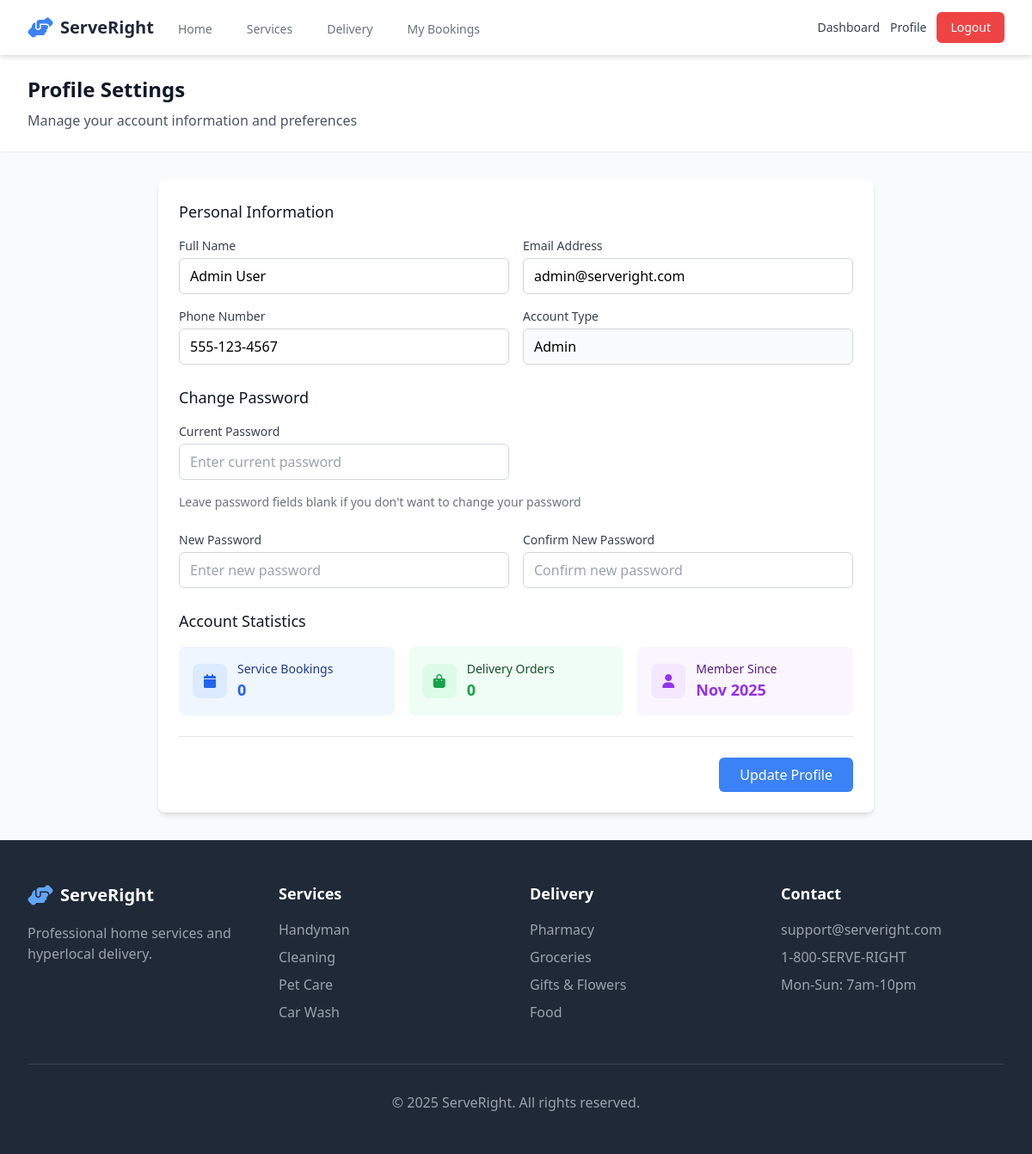
The app's page /profile.php (signed in) with its own data.
### tables this page shows
CREATE TABLE users (
    id INT AUTO_INCREMENT PRIMARY KEY,
    full_name VARCHAR(100) NOT NULL,
    email VARCHAR(100) UNIQUE NOT NULL,
    phone VARCHAR(20),
    password VARCHAR(255) NOT NULL,
    user_type ENUM('customer', 'admin') DEFAULT 'customer',
    created_at TIMESTAMP DEFAULT CURRENT_TIMESTAMP
);

### profile.php (the view, shortened to what this page needs)
<?php
$user_id = $_SESSION['user_id'];
$conn = get_db_connection();
$sql = "SELECT * FROM users WHERE id = ?";
$stmt = mysqli_prepare($conn, $sql);
mysqli_stmt_bind_param($stmt, "i", $user_id);
mysqli_stmt_execute($stmt);
$user = mysqli_stmt_get_result($stmt)->fetch_assoc();
?>
<!DOCTYPE html>
<html lang="en">
<head>
    <script src="https://cdn.tailwindcss.com"></script>
    <link rel="stylesheet" href="https://cdnjs.cloudflare.com/ajax/libs/font-awesome/6.4.0/css/all.min.css">
</head>
<body class="bg-gray-50">
    <?php include 'navigation.php'; ?>
    <section class="bg-white shadow-sm">
        <div class="max-w-7xl mx-auto px-4 sm:px-6 lg:px-8 py-6">
            <h1 class="text-2xl font-bold text-gray-900">Profile Settings</h1>
            <p class="text-gray-600 mt-2">Manage your account information and preferences</p>
        </div>
    </section>
    <section class="py-8">
        <div class="max-w-4xl mx-auto px-4 sm:px-6 lg:px-8">
            <div class="bg-white rounded-lg shadow-md p-6">
                <form method="POST" class="space-y-6">
                    <div>
                        <h3 class="text-lg font-medium text-gray-900 mb-4">Personal Information</h3>
                        <div class="grid grid-cols-1 md:grid-cols-2 gap-4">
                            <div>
                                <label for="full_name" class="block text-sm font-medium text-gray-700 mb-1">Full Name</label>
                                <input type="text" id="full_name" name="full_name" required
                                       value="<?php echo htmlspecialchars($user['full_name']); ?>"
                                       class="w-full px-3 py-2 border border-gray-300 rounded-md focus:ring-blue-500 focus:border-blue-500">
                            </div>
                            <div>
                                <label for="email" class="block text-sm font-medium text-gray-700 mb-1">Email Address</label>
                                <input type="email" id="email" name="email" required
                                       value="<?php echo htmlspecialchars($user['email']); ?>"
                                       class="w-full px-3 py-2 border border-gray-300 rounded-md focus:ring-blue-500 focus:border-blue-500">
                            </div>
                            <div>
                                <label for="phone" class="block text-sm font-medium text-gray-700 mb-1">Phone Number</label>
                                <input type="tel" id="phone" name="phone"
                                       value="<?php echo htmlspecialchars($user['phone']); ?>"
                                       class="w-full px-3 py-2 border border-gray-300 rounded-md focus:ring-blue-500 focus:border-blue-500">
                            </div>
                            <div>
                                <label class="block text-sm font-medium text-gray-700 mb-1">Account Type</label>
                                <input type="text" value="<?php echo ucfirst($user['user_type']); ?>"
                                       class="w-full px-3 py-2 border border-gray-300 rounded-md bg-gray-50" readonly>
                            </div>
                        </div>
                    </div>
                    <div>
                        <h3 class="text-lg font-medium text-gray-900 mb-4">Change Password</h3>
                        <div class="grid grid-cols-1 md:grid-cols-2 gap-4">
                            <div>
                                <label for="current_password" class="block text-sm font-medium text-gray-700 mb-1">Current Password</label>
                                <input type="password" id="current_password" name="current_password"
                                       class="w-full px-3 py-2 border border-gray-300 rounded-md focus:ring-blue-500 focus:border-blue-500"
                                       placeholder="Enter current password">
                            </div>
                            <div class="md:col-span-2">
                                <p class="text-sm text-gray-500 mb-2">Leave password fields blank if you don't want to change your password</p>
                            </div>
                            <div>
                                <label for="new_password" class="block text-sm font-medium text-gray-700 mb-1">New Password</label>
                                <input type="password" id="new_password" name="new_password"
                                       class="w-full px-3 py-2 border border-gray-300 rounded-md focus:ring-blue-500 focus:border-blue-500"
                                       placeholder="Enter new password">
                            </div>
                            <div>
                                <label for="confirm_password" class="block text-sm font-medium text-gray-700 mb-1">Confirm New Password</label>
                                <input type="password" id="confirm_password" name="confirm_password"
                                       class="w-full px-3 py-2 border border-gray-300 rounded-md focus:ring-blue-500 focus:border-blue-500"
                                       placeholder="Confirm new password">
                            </div>
                        </div>
                    </div>
                    <div>
                        <h3 class="text-lg font-medium text-gray-900 mb-4">Account Statistics</h3>
                        <div class="grid grid-cols-1 md:grid-cols-3 gap-4">
                            <div class="bg-blue-50 p-4 rounded-lg">
                                <div class="flex items-center">
                                    <div class="flex items-center justify-center w-10 h-10 bg-blue-100 rounded-lg mr-3">
                                        <i class="fas fa-calendar text-blue-600"></i>
                                    </div>
                                    <div>
                                        <p class="text-sm font-medium text-blue-900">Service Bookings</p>
                                        <p class="text-lg font-bold text-blue-600">
                                            <?php
                                            $conn = get_db_connection();
                                            $count_sql = "SELECT COUNT(*) as count FROM service_bookings WHERE user_id = ?";
                                            $count_stmt = mysqli_prepare($conn, $count_sql);
                                            mysqli_stmt_bind_param($count_stmt, "i", $user_id);
                                            mysqli_stmt_execute($count_stmt);
                                            $count_result = mysqli_stmt_get_result($count_stmt)->fetch_assoc();
                                            echo $count_result['count'];
                                            ?>
                                        </p>
                                    </div>
                                </div>
                            </div>
                            <div class="bg-green-50 p-4 rounded-lg">
                                <div class="flex items-center">
                                    <div class="flex items-center justify-center w-10 h-10 bg-green-100 rounded-lg mr-3">
                                        <i class="fas fa-shopping-bag text-green-600"></i>
                                    </div>
                                    <div>
                                        <p class="text-sm font-medium text-green-900">Delivery Orders</p>
                                        <p class="text-lg font-bold text-green-600">
                                            <?php
                                            $conn = get_db_connection();
                                            $count_sql = "SELECT COUNT(*) as count FROM delivery_orders WHERE user_id = ?";
                                            $count_stmt = mysqli_prepare($conn, $count_sql);
                                            mysqli_stmt_bind_param($count_stmt, "i", $user_id);
                                            mysqli_stmt_execute($count_stmt);
                                            $count_result = mysqli_stmt_get_result($count_stmt)->fetch_assoc();
                                            echo $count_result['count'];
                                            ?>
                                        </p>
                                    </div>
                                </div>
                            </div>
                            <div class="bg-purple-50 p-4 rounded-lg">
                                <div class="flex items-center">
                                    <div class="flex items-center justify-center w-10 h-10 bg-purple-100 rounded-lg mr-3">
                                        <i class="fas fa-user text-purple-600"></i>
                                    </div>
                                    <div>
                                        <p class="text-sm font-medium text-purple-900">Member Since</p>
                                        <p class="text-lg font-bold text-purple-600">
                                            <?php echo date('M Y', strtotime($user['created_at'])); ?>
                                        </p>
                                    </div>
                                </div>
                            </div>
                        </div>
                    </div>
                    <div class="flex justify-end pt-6 border-t">
                        <button type="submit"
                                class="bg-blue-500 hover:bg-blue-600 text-white px-6 py-2 rounded-md font-medium transition duration-300">
                            Update Profile
                        </button>
                    </div>
                </form>
            </div>
        </div>
    </section>
    <?php include 'footer.php'; ?>
</body>
</html>

### records on screen
users: full_name "Admin User", email "admin@serveright.com", phone "555-123-4567", user_type "Admin", created_at "Nov 2025"

### other values on screen
$count_result['count'] "0"
